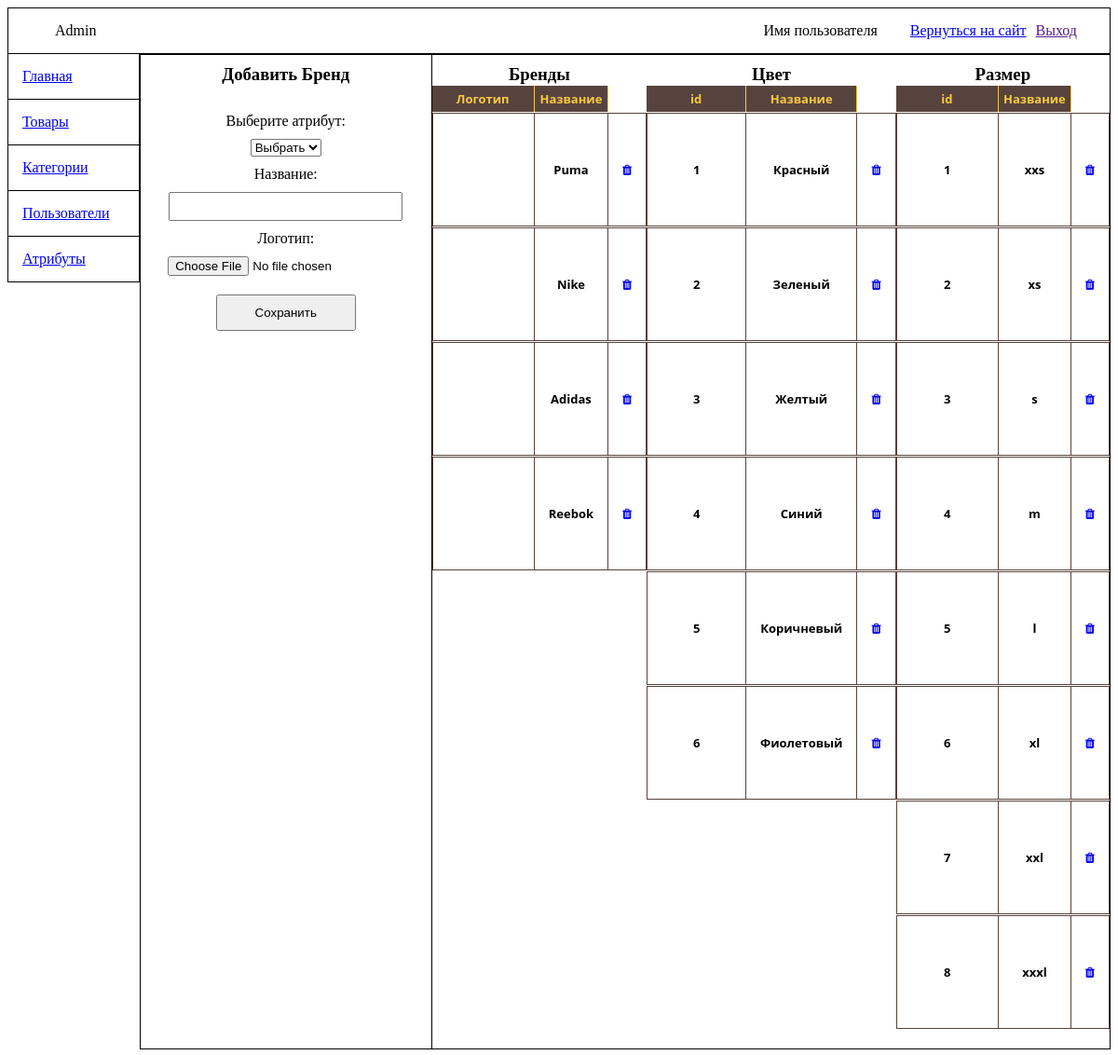
Screenshot of /admin-panel/admin.php?get=atribute with the database file from the repository.
### tables this page shows
CREATE TABLE `brands` (
  `id` int(11) NOT NULL,
  `foto` varchar(100) NOT NULL,
  `name` varchar(50) NOT NULL
);

CREATE TABLE `colors` (
  `id` int(11) NOT NULL,
  `name` varchar(50) NOT NULL
);

CREATE TABLE `sizes` (
  `id` int(11) NOT NULL,
  `name` varchar(50) NOT NULL
);

### admin-panel/class/class_admin_brands.php (called while the page is built, shortened)
<?php
include_once 'class_connect.php';
class Admin_Brands{
    function brands_list(){
        $connect = new connectBD();
        $connect->connect();
        $query_1 = $connect->pdo->query("SELECT * FROM brands");
        $row = $query_1->fetchAll();
        return $row;
    }
}
?>

### admin-panel/class/class_connect.php (called while the page is built, shortened)
<?php
class connectBD
{
	private $host = "127.0.0.1";
	private $user = "root";
	private $password = "";
	private $db = "avenue";
	private $charset = "utf8";
	private $opt = [
        PDO::ATTR_ERRMODE            => PDO::ERRMODE_EXCEPTION,
        PDO::ATTR_DEFAULT_FETCH_MODE => PDO::FETCH_ASSOC,
        PDO::ATTR_EMULATE_PREPARES   => false,
    	];
    function connect()
    {
    	$this->pdo = new PDO("mysql:host=$this->host;dbname=$this->db;charset=$this->charset" ,$this->user, $this->password, $this->opt);
    }
}
 ?>

### admin-panel/class/class_admin_colors.php (called while the page is built, shortened)
<?php
include_once 'class_connect.php';
class Admin_Colors{
    function colors_list(){
        $connect = new connectBD();
        $connect->connect();
        $query_1 = $connect->pdo->query("SELECT * FROM colors");
        $row = $query_1->fetchAll();
        return $row;
    }
}

### admin-panel/class/class_admin_sizes.php (called while the page is built, shortened)
<?php
include_once 'class_connect.php';
class Admin_Sizes{
    function sizes_list(){
        $connect = new connectBD();
        $connect->connect();
        $query_1 = $connect->pdo->query("SELECT * FROM sizes");
        $row = $query_1->fetchAll();
        return $row;
    }
}

### admin-panel/view/admin_atribute.php (the view, shortened to what this page needs)
<?php
include_once './class/class_admin_brands.php';
include_once './class/class_admin_colors.php';
include_once './class/class_admin_sizes.php';
$admim_brands = new Admin_Brands;
$admim_colors = new Admin_Colors;
$admim_sizes = new Admin_Sizes;
?>
<div class="table_input">
        <h3>Добавить Бренд</h3>
        <form action="#" method="POST">
        <p>Выберите атрибут:</p><select  name="atribute">
        <option selected disabled>Выбрать</option>
        </select>
          <p>Название:</p><input type="text" name="name_brend">
          <p>Логотип:</p><input type="file">
          <input type="submit" name="ok_atribute" value="Сохранить">
        </form>
      </div>
      <div class="table_list">
      <div class="table_atribute table_brands">
        <h3>Бренды</h3>
          <table>
              <tr>
              <th>Логотип</th>
              <th>Название</th>
            </tr>
            <?php foreach ($admim_brands->brands_list() as $key => $value) {?>
            <tr>
              <td><?php echo $value['foto'];?></td>
              <td><?php echo $value['name'];?></td>
              <td><a class="del" href="?get=atribute&brand_del=<?php echo $value['id'];?>"><i class="fa fa-trash"></i></a></td>
            </tr>
            <?php  } ?>
          </table>
        </div>
        <div class="table_atribute table_colors">
        <h3>Цвет</h3>
          <table>
            <tr>
              <th>id</th>
              <th>Название</th>
            </tr>
            <?php foreach ($admim_colors->colors_list() as $key => $value) {?>
            <tr>
              <td><?php echo $value['id'];?></td>
              <td><?php echo $value['name'];?></td>
              <td><a class="del" href="?get=atribute&color_del=<?php echo $value['id'];?>"><i class="fa fa-trash"></i></a></td>
            </tr>
            <?php  } ?>
          </table>
        </div>
        <div class="table_atribute table_sizes">
        <h3>Размер</h3>
          <table>
            <tr>
              <th>id</th>
              <th>Название</th>
            </tr>
            <?php foreach ($admim_sizes->sizes_list() as $key => $value) {?>
            <tr>
              <td><?php echo $value['id'];?></td>
              <td><?php echo $value['name'];?></td>
              <td><a class="del" href="?get=atribute&size_del=<?php echo $value['id'];?>"><i class="fa fa-trash"></i></a></td>
            </tr>
            <?php  } ?>
          </table>
        </div>
      </div>
	 </div>

### admin-panel/admin.php (shortened to what this page needs)
<!DOCTYPE html>
<html lang="en">
<head>
    <link rel="stylesheet" type="text/css" href="/css/admin/style_admin.css">
    <link rel="stylesheet" type="text/css" href="../fonts/font-awesome-4.7.0/css/font-awesome.min.css">
</head>
<body>
<section class="admin">
    <div class="top_admin">
        <div class="logo">
            <p>Admin</p>
        </div>
        <div class="logout">
            <p class="name">Имя пользователя</p>
            <a href="http://showroom/">Вернуться на сайт</a>
            <a href="">Выход</a>
        </div>
    </div>
    <div class="main_admin">
        <div class="left_admin">
            <ul>
            <a href="#">Главная</a>
            <a href="?get=products">Товары</a>
            <a href="#">Категории</a>
            <a href="#">Пользователи</a>
            <a href="?get=atribute">Атрибуты</a>
            </ul>
        </div>
        <div class="right_admin">
            <?php
                $admin_page = [
                    "atribute" ,
                    "products" ,
                ];
                foreach ($admin_page as $page ) {
                   if ($page == $_GET['get']) {
                        require_once "view/admin_". $page .".php";
                   }
                }
            ?>
        </div>
</section>
</body>
</html>

### css/admin/admin.css (style rules this page uses)
.admin { max-width: 1300px; margin: 0 auto; }
.admin .top_admin { display: flex; justify-content: space-between; border: 1px solid black; padding: 15px 0; }
.admin .top_admin .logo p { margin: 0 50px; }
.admin .top_admin .logout { display: flex; align-items: center; margin-right: 30px; }
.admin .top_admin .logout a { margin: 0 5px; }
.admin .top_admin .logout p { margin: 0 30px; }
.admin .main_admin { display: flex; }
.admin .main_admin .left_admin { width: 12%; }
.admin .main_admin .left_admin ul { margin: 0; padding: 0; }
.admin .main_admin .left_admin ul a { display: block; border-bottom: 1px solid black; border-left: 1px solid black; border-right: 1px solid black; padding: 15px; }
.admin .main_admin .right_admin { border: 1px solid black; width: 88%; display: flex; }

### css/admin/admin_atribute.css (style rules this page uses)
.admin .main_admin .right_admin .table_input h3 { margin: 0; text-align: center; margin-top: 10px; }
.admin .main_admin .right_admin .table_input form { text-align: center; padding: 20px; }
.admin .main_admin .right_admin .table_input form p { margin: 10px 0; }
.admin .main_admin .right_admin .table_input { border-right: 1px solid black; width: 30% }
.admin .main_admin .right_admin .table_input form input[type="text"] { width: 240px; height: 25px; padding-left: 5px; }
.admin .main_admin .right_admin .table_input form input[type="submit"] { padding: 10px 50px; margin-top: 30px; }
.admin .main_admin .right_admin .table_list { width: 70%; padding-bottom: 20px; display: flex; justify-content: space-around; }
.admin .main_admin .right_admin .table_atribute h3 { margin: 0; text-align: center; margin-top: 10px; }
table { border-spacing: 0 1px; font-family: 'Open Sans', sans-serif; font-weight: bold; }
th { background: #56433D; color: #F9C941; border-right: 1px solid; font-size: 13px; padding: 5px; }
td { vertical-align: middle; font-size: 13px; text-align: center; border-top: 1px solid #56433D; border-bottom: 1px solid #56433D; border-right: 1px solid #56433D; padding: 0 15px; }
td:first-child { border-left: 1px solid #56433D; width: 100px; height: 120px; }

### css/admin/admin_products.css (style rules this page uses)
.admin .main_admin .right_admin .table_input h3 { margin: 0; text-align: center; margin-top: 10px; }
.admin .main_admin .right_admin .table_input form { text-align: center; padding: 20px; }
.admin .main_admin .right_admin .table_input form p { margin: 10px 0; }
.admin .main_admin .right_admin .table_input { border-right: 1px solid black }
.admin .main_admin .right_admin .table_input form input[type="text"] { width: 240px; height: 25px; padding-left: 5px; }
.admin .main_admin .right_admin .table_input form input[type="submit"] { padding: 10px 40px; margin-top: 10px; display: block; margin: 20px auto 0 auto; }
table { border-spacing: 0 1px; font-family: 'Open Sans', sans-serif; font-weight: bold; }
th { background: #56433D; color: #F9C941; border-right: 1px solid; font-size: 13px; padding: 5px; }
td { vertical-align: middle; font-size: 13px; text-align: center; border-top: 1px solid #56433D; border-bottom: 1px solid #56433D; border-right: 1px solid #56433D; padding: 0 15px; }
td:first-child { border-left: 1px solid #56433D; width: 100px; height: 120px; }

### rows the page displays
brands: name "Puma"
brands: name "Nike"
brands: name "Adidas"
brands: name "Reebok"
colors: id "1", name "Красный"
colors: id "2", name "Зеленый"
colors: id "3", name "Желтый"
colors: id "4", name "Синий"
colors: id "5", name "Коричневый"
colors: id "6", name "Фиолетовый"
sizes: id "1", name "xxs"
sizes: id "2", name "xs"
sizes: id "3", name "s"
sizes: id "4", name "m"
sizes: id "5", name "l"
sizes: id "6", name "xl"
sizes: id "7", name "xxl"
sizes: id "8", name "xxxl"
